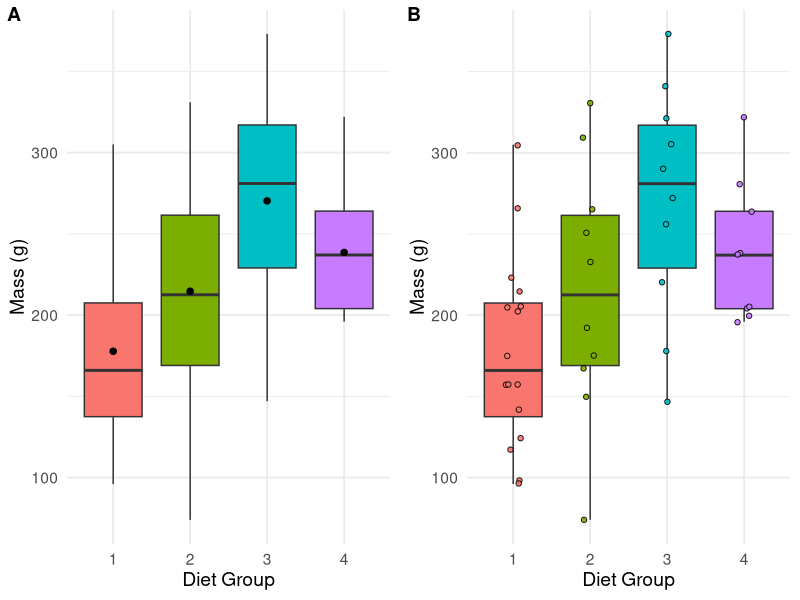
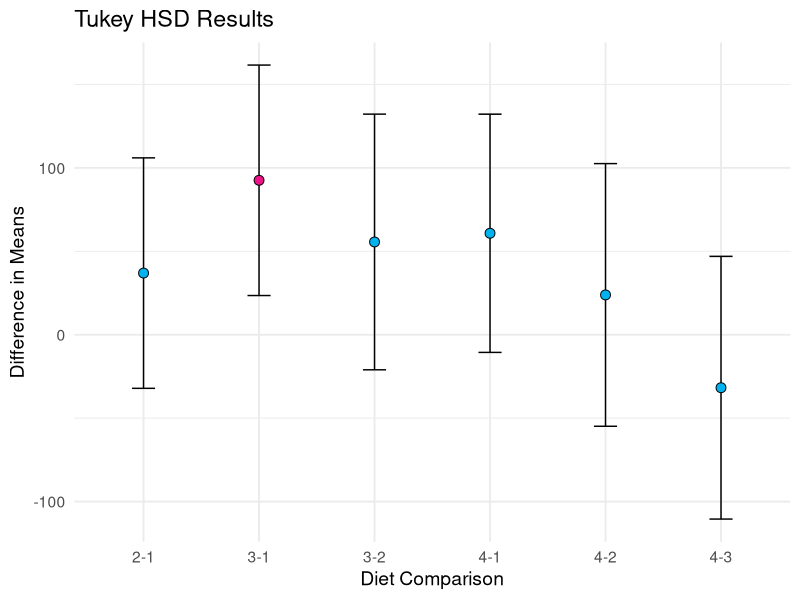

Here is the R script that generated these plots, in order:
## ---- chunk 1
knitr::opts_chunk$set(
  comment = "R>", 
  warning = FALSE, 
  message = FALSE,
  fig.width = 4.5,
  fig.height = 2.625,
  out.width = "75%",
  fig.asp = NULL, # control via width/height
  dpi = 300
)

ggplot2::theme_set(
  ggplot2::theme_minimal(base_size = 8)
)
ggplot2::theme_set(
  ggplot2::theme_bw(base_size = 8)
)
## ---- chunk 2
knitr::opts_chunk$set(
  echo = TRUE,
  eval = TRUE,
  warning = FALSE,
  message = FALSE,
  fig.width = 6,
  fig.asp = 0.65,
  out.width = "100%",
  fig.align = "center",
  dev = "ragg_png",
  fig.ext = "png"
)
library(tidyverse)
library(ggpubr)
library(ggthemes)
## ---- chunk 3
#| fig-cap: "Chick weight at day 21 by diet (boxplot with mean and CI)."
library(tidyverse)
library(ggpubr)

# Filter the data for Day 21
chicks <- as_tibble(ChickWeight)
chicks_day21 <- chicks %>% 
  filter(Time == 21)

# Create the plot
plt1 <- ggplot(chicks_day21, aes(x = Diet, y = weight, fill = Diet)) +
  geom_boxplot(alpha = 1.0, outlier.shape = NA) +
  stat_summary(fun = mean, geom = "point", shape = 20, size = 3, colour = "black") +
  stat_summary(fun.data = mean_cl_normal, geom = "errorbar", width = 0.2, colour = "black") +
  theme_minimal(base_size = 14) +
  labs(
    x = "Diet Group",
    y = "Mass (g)"
  ) +
  theme(legend.position = "none")

# Or one with the raw data points included
plt2 <- ggplot(chicks_day21, aes(x = Diet, y = weight, fill = Diet)) +
  geom_boxplot(alpha = 1.0, outlier.shape = NA) +
  geom_jitter(aes(fill = Diet), shape = 21, colour = "black", alpha = 0.9, width = 0.1) +
  theme_minimal(base_size = 14) +
  labs(
    x = "Diet Group",
    y = "Mass (g)"
  ) +
  theme(legend.position = "none")

# Arrange the plots side by side
ggarrange(plt1, plt2, ncol = 2, labels = c("A", "B")) +
  theme(plot.title = element_text(hjust = 0.5))
## ---- chunk 4
chicks.aov1 <- aov(weight ~ Diet, data = filter(chicks, Time == 21))
TukeyHSD(chicks.aov1)
## ---- chunk 5
#| fig-cap: "Tukey results as data frame."
# Create a data frame from the Tukey HSD results
tukey_results <- as.data.frame(TukeyHSD(chicks.aov1)$Diet)
tukey_results <- tukey_results %>%
  rownames_to_column(var = "Comparison")

# Create the plot
ggplot(tukey_results, aes(x = Comparison, y = diff)) +
  geom_errorbar(aes(ymin = lwr, ymax = upr), width = 0.2) +
  geom_point(aes(fill = `p adj` < 0.05), size = 3,
             colour = "black", shape = 21) +
  scale_fill_manual(values = c("deepskyblue2", "deeppink2"),
                     labels = c("Not Significant", "Significant")) +
  labs(
    x = "Diet Comparison",
    y = "Difference in Means",
    title = "Tukey HSD Results"
  ) +
  theme_minimal(base_size = 14) +
  theme(legend.position = "none")
